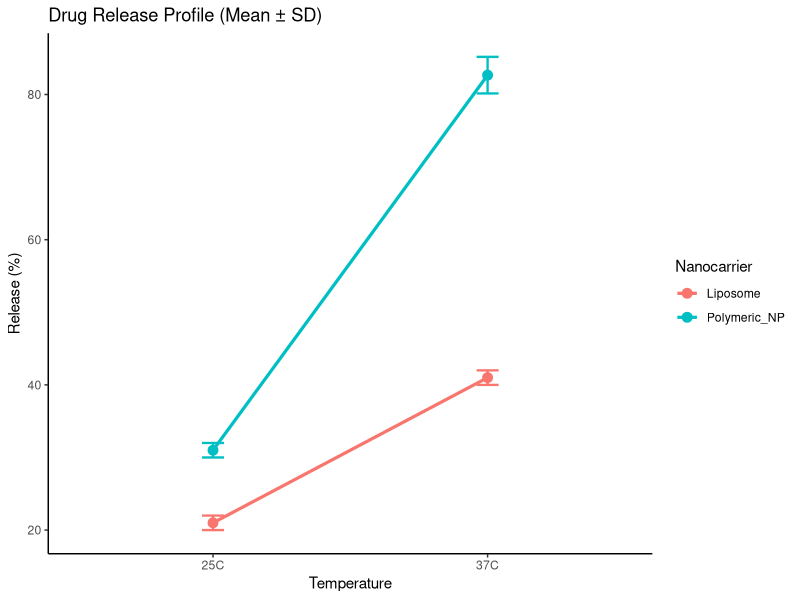

The R script that drew this image:
#Description : Enhances the Two-Way ANOVA interaction plot by computing and overlaying Mean ± SD error bars (stat_summary with mean_sdl) across thermal conditions and nanocarrier formulations.

#_______________________________________________________________________________

library(tidyverse)

twoway_df <- data.frame(
  Nanocarrier = rep(c("Liposome", "Liposome", "Polymeric_NP", "Polymeric_NP"), each = 3),
  Temp        = rep(c("25C", "37C", "25C", "37C"), each = 3),
  Release     = c(
    20, 22, 21,   # Liposome at 25C
    40, 42, 41,   # Liposome at 37C
    30, 32, 31,   # Polymeric_NP at 25C
    80, 85, 83    # Polymeric_NP at 37C
  )
)

plot <- ggplot(twoway_df, aes(x = Temp, y = Release, group = Nanocarrier, color = Nanocarrier))+
stat_summary(fun = mean, geom = "line", linewidth = 1.1)+
stat_summary(fun = mean, geom ="point", size = 3)+
stat_summary(fun.data = mean_sdl, fun.args = list(mult = 1), geom = "errorbar", width = 0.08, linewidth = 0.8)+
labs(title = "Drug Release Profile (Mean ± SD)", x = "Temperature", y = "Release (%)") + theme_classic()


print(plot)
